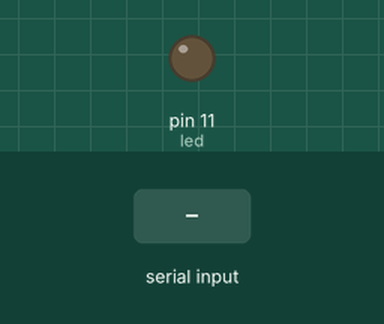
This sketch was run on a simulated Arduino Uno, built with avr-gcc and run on an emulated ATmega328P. Parts: output pins drawn as LEDs (lit = HIGH). Inputs (shaded band) come from the test bench. What the sketch prints to the serial monitor is not drawn.

Above: at 1.2 s.
1.3 s: "1\n" received over Serial
At 2.5 s:
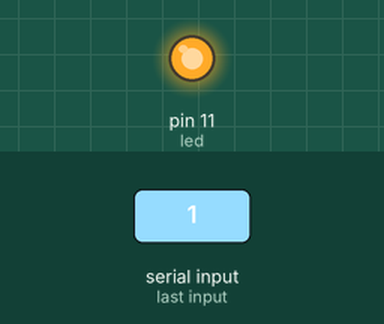
2.8 s: "2\n" received over Serial
At 3.9 s:
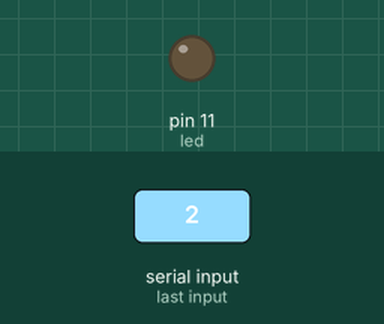
Timing chart, 0 to 5.8 s (numbered marks = the images above; inputs shaded):
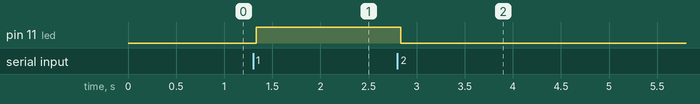

Measured:
- after the input at 1.3 s, pin 11 (led): LOW → HIGH at once
- after the input at 2.8 s, pin 11 (led): HIGH → LOW at once

The sketch:

Serial_Communication_Sketch.ino
```cpp
const int led = 11; //Led connected to pin 11
int state = 0; //New var called "state" and set to 0

void setup() {
  pinMode (led, OUTPUT); //Led as output
  Serial.begin (600); //Start serial monitor at 600bps
  Serial.println ("Type 1 to turn pin 11 on or type 2 to turn pin 11 off"); //Print that to serial monitor
}

void loop() {
int state = Serial.parseInt(); //Make state equal to whatever integer is passed through serial port
  if (state == 1) { //If state is "1"
  digitalWrite (led, HIGH); //Turn LED on
  Serial.println  ("LED = ON"); //And print LED = ON
  }
  if (state == 2) { //If state is "2"
  digitalWrite (led, LOW); //Turn LED off
  Serial.println ("LED = OFF"); //And print LED = OFF to serial montitor
  }
}
```
